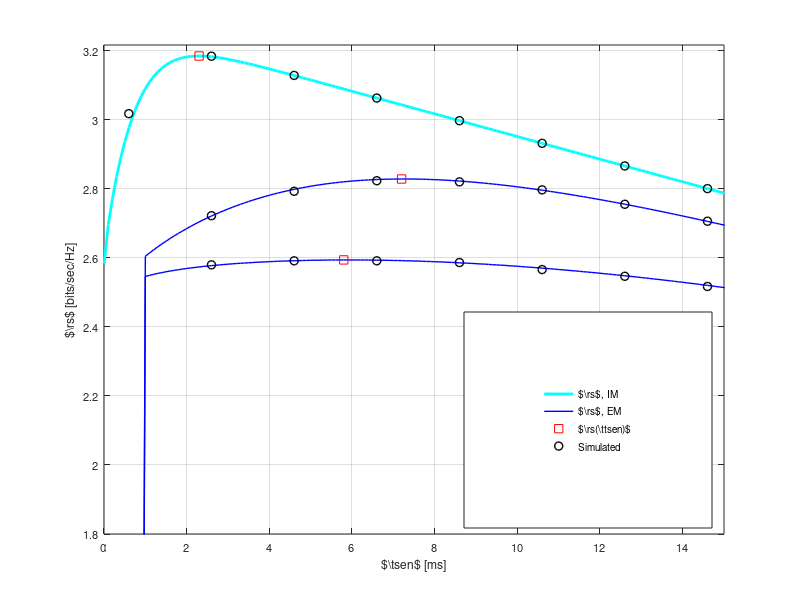

Recreate this plot in MATLAB. (Note: this script raises an error after producing the figure.)
%%%%%%%%%%%%%%%%%%%%%%%%%%%%%%%%%%%%%%%%%%%%%%%%%%%%%%%%%%%%%%%%%%%%%%%%%%%
%                                                      
%
%                                
%        Description: This m-file considers the Throughput-Sesning time 
%        tradeoff for the AWGN channel. In this m-script the short term analysis 
%        is investigated that is, considering invidual frame. 
%        Hence, the SNR is considered constant for the time interval 
%        (tau_est + tau_sen). 
%        This assumption however will become weak for lower SNR, because low
%        SNR regimes presents high tau_sen, leading to a low probability
%        that the channel remains constant.
%
%
%        Created on: 10.09.15
%        Revision History: 10.09.15 --> File generated   
%  
%%%%%%%%%%%%%%%%%%%%%%%%%%%%%%%%%%%%%%%%%%%%%%%%%%%%%%%%%%%%%%%%%%%%%%%%%%%

clear all;
close all;
clc;

sim = 00;                                  % Enable( = 1) to perform simulation, theoretical analysis
th = 00;                                  % disable ( = 0) to plot curves, data is read from a file
                                          % Theoretical anaylsis is also included of simulation as
                                          % numerical integration is involved
%%%%%%%%%%%%%%%%%%%%%%%%%%%%%%%%%%%%%%%%%%%%%%%%%%%%%%%%%%%%%%%%%%%%%%%%%%%
%   Parameters
%%%%%%%%%%%%%%%%%%%%%%%%%%%%%%%%%%%%%%%%%%%%%%%%%%%%%%%%%%%%%%%%%%%%%%%%%%%

P_full = 10^(+00/10);                     % Max Transmit power transmitted by ST 
P_p = 10^(+10/10);                        % Power transmitted by PT, the SNR received at ST 
                                          % varried using this parameter
noise_power = 10^(-100/10);               % noise power -100 dBm
f_s = 1e6;                                % 1 MHz one band
K = 0.1 * f_s;                            % K = Total number of samples in a frame = T * f_s, T = 100 ms WRAN standard
alpha_p_1 = 10^(-120/10);                 % True Path loss between ST and PR   
alpha_p_2 = 10^(-120/10);                 % True Path loss between PT and SR   
alpha_p_3 = 10^(-100/10);                 % True Path loss between ST and PR   
alpha_s = 10^(-090/10);                   % True Path loss between ST and SR 
P_H0 = 0.8;                               % Probability of Hypothesis 0
P_d_d = 0.90;                             % Constraint on Probability of detection P_d
theta_it = 10^(-110/10);                  % Interference temperature 
rho_pd = 0.05;                             % Outage contraint on the detection probability
rho_cont = 0.1;                           % Outage contraint on the controlled power


%%%%%%%%%%%%%%%%%%%%%%%%%%%%%%%%%%%%%%%%%%%%%%%%%%%%%%%%%%%%%%%%%%%%%%%%%%%
%   Simulation
%%%%%%%%%%%%%%%%%%%%%%%%%%%%%%%%%%%%%%%%%%%%%%%%%%%%%%%%%%%%%%%%%%%%%%%%%%%

if sim
     M = 1e4;                                       % Number of realizations 
     %% Simulations parameters
     N_est_hp1_sim = 1000;                          % N_est_th = number of samples used for estimation = tau * f_s
     N_est_hp3_sim = 1000;                          % N_est_th = number of samples used for estimation = tau * f_s 
     N_sen_sim = 600:2000:20000;                    % N = Total of samples used for estimation = tau * f_s 

     %epsilon_id_sim = zeros(1,length(N_sen_sim));   % Ideal threshold 

     P_f_id_sim = zeros(1,length(N_sen_sim));       % Probability of false alarm at ST for the ideal case
     P_d_id_sim = zeros(1,length(N_sen_sim));       % Probability of detection at ST for the ideal case

     P_f_em_sim = zeros(1,length(N_sen_sim));       % Probability of false alarm at ST for the EM case
     P_d_em_sim = zeros(1,length(N_sen_sim));       % Probability of detection at ST for the EM case
     
     
     P_reg_id_sim = zeros(1,length(N_sen_sim));     % Regulated power at the ST for the ideal case
     P_reg_em_sim = zeros(1,length(N_sen_sim));     % Regulated power at the ST for the EM case

       
     R_id_sim = zeros(1,length(N_sen_sim));         % Throughput at SR ideal case
     R_em_sim = zeros(1,length(N_sen_sim));         % Throughput at SR em case

     num_tp = 5000;                                 % Test point for evaluating P_d, P_f
     
     for i=1:length(N_sen_sim)
        disp(strcat('N_sen_sim = ',num2str(N_sen_sim(i)))); 
        P_rcvd_hp1_est_sim = zeros(1,M);                % Rcvd power samples under Hypothesis 1 
        P_rcvd_hp1_sen_H1_sim = zeros(1,M);             % Rcvd power samples under Hypothesis 1 
        P_rcvd_hp1_sen_H0_sim = zeros(1,M);             % Rcvd power samples under Hypothesis 1 
        P_rcvd_hp3_est_sim = zeros(1,M);                % Rcvd power samples under Hypothesis 1 
        
        epsilon_id_sim = 0;
        epsilon_em_sim = 0;
        
        
       %% Sensing Phase for EM model
       %% Sensing of channel h_p1
        parfor k=1:M 
            % Listens the received power from PT without additive noise amplitude (zero mean and noise variance) 
            samples = random('norm', 0, sqrt(P_p * alpha_p_1), 1, N_sen_sim(i)) + random('norm', 0, sqrt(noise_power), 1, N_sen_sim(i));
            P_rcvd_hp1_sen_H1_sim(k) = mean(samples.^2);                                  
        end 
        
        parfor k=1:M
            % Listens the received power P_reg without additive noise amplitude (zero mean and noise variance) 
            samples = random('norm', 0, sqrt(noise_power), 1, N_sen_sim(i));
            P_rcvd_hp1_sen_H0_sim(k) = mean(samples.^2);                                  
        end 

       %% Determining the performance metric R for ideal case and EM case
       %% Threshold     
        threshold_tp = linspace(min(P_rcvd_hp1_sen_H1_sim), mean(P_rcvd_hp1_sen_H1_sim),...
            num_tp);
        for k = length(threshold_tp):-1:1
            if (length(find(P_rcvd_hp1_sen_H1_sim > threshold_tp(k)))/M) >= P_d_d   
                epsilon_id_sim = threshold_tp(k);
                break;
            end
        end
        
       %% False alram probability and probability of detection
        P_f_id_sim(i) = length(find(P_rcvd_hp1_sen_H0_sim > epsilon_id_sim))/M;
        P_d_id_sim(i) = length(find(P_rcvd_hp1_sen_H1_sim > epsilon_id_sim))/M;
 
        
       %% Determine the regulated power
        P_reg_id_sim(i) = min(theta_it / ((1 - P_H0) * alpha_p_3), P_full);
        
                
       %% Expected Rate
        C_0_sim = log2(1 + alpha_s * P_full / noise_power); 
        C_1_sim = log2(1 + alpha_s * P_full / (P_p * alpha_p_2 +...
            noise_power) );
        C_2_sim = log2(1 + alpha_s * P_reg_id_sim(i) / noise_power); 
        C_3_sim = log2(1 + alpha_s * P_reg_id_sim(i) / (P_p * alpha_p_2 +...
            noise_power) );        

        R_id_sim(i) = (K - N_sen_sim(i))/K * (P_H0 * (1 -  P_f_id_sim(i)) *...
            C_0_sim +  (1 - P_H0) * (1 - P_d_id_sim(i)) * C_1_sim +... 
            P_H0 * P_f_id_sim(i) * C_2_sim + (1 - P_H0) * P_d_id_sim(i) * C_3_sim);  

       %% Estimation Phase for EM model
       if N_sen_sim(i) >= N_est_hp1_sim 
           %% Estimation of channel h_p1
            parfor k=1:M
                % Estimate the received power from PT with additive noise amplitude (zero mean and noise variance) 
                samples = random('norm', 0, sqrt(P_p * alpha_p_1), 1, N_est_hp1_sim) + random('norm', 0, sqrt(noise_power), 1, N_est_hp1_sim);
                P_rcvd_hp1_est_sim(k) = mean(samples.^2);                                  
            end 
            %% Estimation of channel h_p3
            parfor k=1:M
                % Estimate the received power from PT with additive noise amplitude (zero mean and noise variance) 
                samples = random('norm', 0, sqrt(P_p * alpha_p_3), 1, N_est_hp3_sim)  + random('norm', 0, sqrt(noise_power), 1, N_est_hp3_sim);
                P_rcvd_hp3_est_sim(k) = mean(samples.^2);                                  
            end      


           %% Threshold 
           threshold_tp = linspace(epsilon_id_sim * .1, epsilon_id_sim,...
            num_tp);
            P_d_variations = zeros(1,M);
            for k = 1:num_tp
                P_d_variations(:) = gammainc(N_sen_sim(i) * threshold_tp(k)./...
                    (2 * P_rcvd_hp1_est_sim), N_sen_sim(i)/2, 'upper');
                if (length(find(P_d_variations <= P_d_d))/M >= rho_pd)
                    epsilon_em_sim = threshold_tp(k);

                    break;
                end
            end
            
            rcvd_energy_pt = (noise_power + alpha_p_1 * P_p);
            epsilon_em_sim = 4 * rcvd_energy_pt * gammaincinv(1 - rho_pd, N_est_hp1_sim/2, 'upper') *...
                gammaincinv(P_d_d, N_sen_sim(i)/2, 'upper')/ (N_est_hp1_sim * N_sen_sim(i)); 

           %% Determine the regulated power                
            P_reg_tp = linspace(P_full, P_full * 1e-2, num_tp);        
            for k=1:num_tp
                P_rcvd_variations = (1 - P_H0) * (P_rcvd_hp3_est_sim - noise_power)/P_p .*...
                    ((1 - P_d_variations) * P_full + P_d_variations * P_reg_tp(k));  
                if length(find(P_rcvd_variations >= theta_it))/M <= rho_cont
                    P_reg_em_sim(i) = P_reg_tp(k); 
                    break;
                end                
            end     


           %% Determine the regulated power
            P_f_em_sim(i) = length(find(P_rcvd_hp1_sen_H0_sim > epsilon_em_sim))/M;
           %% Expected probability of detection is calculated
           %% as P_d is random variable;
            P_d_em_sim(i) = mean(P_d_variations);    

           %% Expected Rate
            [C_0_sim, C_1_sim] = calc_capacities(alpha_p_2 * P_p / noise_power,... 
                alpha_s * P_full / noise_power,...
                noise_power, N_est_hp3_sim);      

            if (P_reg_em_sim(i) ~= 0)
                % with power regulation at the ST
                [C_2_sim, C_3_sim] = calc_capacities(alpha_p_2 * P_p / noise_power,... 
                    alpha_s * P_reg_em_sim(i) / noise_power,...
                    noise_power, N_est_hp3_sim);
            else
                C_2_sim = 0;
                C_3_sim = 0;
            end

            R_em_sim(i) = (K - (N_est_hp3_sim) - N_sen_sim(i))/K *...
                (P_H0 * (1 -  P_f_em_sim(i)) * C_0_sim +  (1 - P_H0) * (1 - P_d_em_sim(i)) * C_1_sim +... 
                P_H0 * P_f_em_sim(i) * C_2_sim + (1 - P_H0) * P_d_em_sim(i) * C_3_sim);    
	else
	    R_em_sim(i) = 0;	
	end		
            
        disp(strcat('epsilon_id_sim = ',num2str(epsilon_id_sim)));   
        disp(strcat('P_reg_id_sim = ',num2str(P_reg_id_sim(i))));         
        disp(strcat('R_id_sim = ',num2str(R_id_sim(i)))); 
        disp(strcat('epsilon_em_sim = ',num2str(epsilon_em_sim))); 
        disp(strcat('P_reg_em_sim = ',num2str(P_reg_em_sim(i))));         
        disp(strcat('R_em_sim = ',num2str(R_em_sim(i)))); 
    	save('results_thr_sen_time_tradeoff_AWGN_P_full_p00_P_p_p05_pd_10_wo_nu_sim2.mat');
    end
    if ~th      % If theoretical analysis is already simulated the computation ends here.
        quit;
    end
end
    
%%%%%%%%%%%%%%%%%%%%%%%%%%%%%%%%%%%%%%%%%%%%%%%%%%%%%%%%%%%%%%%%%%%%%%%%%%%
%   Theoretical analysis
%%%%%%%%%%%%%%%%%%%%%%%%%%%%%%%%%%%%%%%%%%%%%%%%%%%%%%%%%%%%%%%%%%%%%%%%%%%
if th
    
 
   %% Theoretical parameters
    N_est_hp1_th = 1000;                               % N_est_th = number of samples used for estimation = tau_est_hp1 * f_s 
    N_est_hp3_th = 1000;                               % N_est_th = number of samples used for estimation = tau_est_hp3 * f_s 
    N_sen_th = [5:100:N_est_hp1_th-1,N_est_hp1_th:100:20000];                           % N = includes the time in samples, for the ideal case their is no
                                                       % estimation time hence sensing time = N_th and the throughput will 
                                                       % attain a nonzero value. For the accurate, the energy walls sensing 
                                                       % time begin after the estimation of the rcvd energy is performed.
                                                       % N_sen = N_th - N_est
    %epsilon_id_th = zeros(1,length(N_sen_th));         % Ideal threshold 
    %epsilon_em_th = zeros(1,length(N_sen_th));         % Estimation Model 

    
    P_f_id_th = zeros(1,length(N_sen_th));             % False Alarm Probability at ST for the ideal case
    P_d_id_th = zeros(1,length(N_sen_th));             % Detection Probability at ST for the ideal case
    P_f_em_th = zeros(1,length(N_sen_th));             % False Alarm Probability at ST for the EM case
    P_d_em_th = zeros(1,length(N_sen_th));             % Detection Probability at ST for the EM case

    P_reg_id_th = zeros(1,length(N_sen_th));           % Regulated power at the ST for the ideal case
    P_reg_em_th = zeros(1,length(N_sen_th));           % Regulated power at the ST for the EM case

    
    R_id_th = zeros(1,length(N_sen_th));               % Throughput at SR ideal case
    
    num_tp = 5000;                                    % Number of test points 
    
    %% Determine the energy walls
    % Accurarte energy  
    rcvd_energy_pt = (noise_power + alpha_p_1 * P_p);      
    rcvd_energy_pr = (noise_power + alpha_p_3 * P_p);      
    parfor i=1:length(N_sen_th)
        epsilon_id_th = 0;
        epsilon_em_th = 0;
        
    	warning off;
        disp(strcat('N_sen_th = ',num2str(N_sen_th(i))));     
        
       %% Determining the performance meteric R for all the different cases
       %% Ideal Model        
       %% Threshold  
       epsilon_id_th = gammaincinv(P_d_d, N_sen_th(i)/2, 'upper') * 2 * rcvd_energy_pt/ N_sen_th(i); 
              
       %% Probability of false alarm and probability of dectection
       P_f_id_th(i) = gammainc(N_sen_th(i)/2 * epsilon_id_th/ noise_power', N_sen_th(i)/2, 'upper');           
       P_d_id_th(i) = gammainc(N_sen_th(i)/2 * epsilon_id_th/ rcvd_energy_pt, N_sen_th(i)/2, 'upper'); 
  
      %% Determine the regulated power
       P_reg_id_th(i) = min(theta_it / ((1 - P_H0) * alpha_p_3), P_full);
       
       %% Expected Rate
        C_0_th = log2(1 + alpha_s * P_full / noise_power); 
        C_1_th = log2(1 + alpha_s * P_full / (P_p * alpha_p_2 +...
            noise_power) );
        C_2_th = log2(1 + alpha_s * P_reg_id_th(i) / (P_p * alpha_p_2 +...
            noise_power) );
        C_3_th = log2(1 + alpha_s * P_reg_id_th(i) / (P_p * alpha_p_2 +...
            noise_power) );
        
        R_id_th(i) = (K - N_sen_th(i))/K * (P_H0 * (1 -  P_f_id_th(i)) * C_0_th +...
            (1 - P_H0) * (1 - P_d_id_th(i)) * C_1_th + P_H0 * P_f_id_th(i) * C_2_th +...
            (1 - P_H0) * P_d_id_th(i) * C_3_th);   
        
        
       %% Estimation Model        
        if N_sen_th(i) >= N_est_hp3_th        
            
           %% Threshold 
            epsilon_em_th = 4 * rcvd_energy_pt * gammaincinv(1 - rho_pd, N_est_hp1_th/2, 'upper') *...
                gammaincinv(P_d_d, N_sen_th(i)/2, 'upper')/ (N_est_hp1_th * N_sen_th(i)); 

           %% Probability of false alarm and probability of dectection            
            P_f_em_th(i) = gammainc(N_sen_th(i)/2 * epsilon_em_th/ noise_power', N_sen_th(i)/2, 'upper');           
           
            %% Evaluate the intergral using the distribution function
            if 1
                x_pts = linspace(0,1,num_tp);
                CDF_pts = 1 - gammainc(N_est_hp1_th * N_sen_th(i) * epsilon_em_th./...
                    (4 * rcvd_energy_pt * gammaincinv(x_pts, N_sen_th(i)/2, 'upper')),...
                    N_est_hp1_th/2, 'upper'); 
                PDF_pts = diff(CDF_pts);
                P_d_em_th(i) = sum(PDF_pts .* x_pts(2:end));
            
            %% Earlier Appraoch
            else          
                func_exp_pd = @(t) t .*...
                            exp(gammaln(N_sen_th(i)/2) - gammaln(N_est_hp1_th/2) - ...
                             N_est_hp1_th * N_sen_th(i) * epsilon_em_th./...
                             (4 * rcvd_energy_pt * gammaincinv(t, N_sen_th(i)/2, 'upper')) +...
                             gammaincinv(t, N_sen_th(i)/2, 'upper') + N_est_hp1_th/2 * log(N_est_hp1_th * N_sen_th(i) *...
                             epsilon_em_th./(4 * rcvd_energy_pt * gammaincinv(t, N_sen_th(i)/2, 'upper'))) -...
                             N_sen_th(i)/2 * log(gammaincinv(t, N_sen_th(i)/2, 'upper')));
                P_d_em_th(i) = integral(func_exp_pd, 0 ,1);    
            end
            
       
           %% Determine the regulated power
            result = zeros(1, num_tp);
            if 1
                %gammainc(theta_it./((1 - t) * P_full  + t * test_points(k)) + noise_power,...
                         %N_est_hp3_th/2) .*;
                         % 
                P_reg_tp = linspace(P_full, P_full * 1e-2, num_tp);
                for k = 1:num_tp
                    func_dis_preg = @(t) (gammainc((theta_it * P_p ./((1 - P_H0) *...
                         ((1  - t) * P_full + t * P_reg_tp(k)))...
                        + noise_power) * N_est_hp3_th/ (2 * rcvd_energy_pr), N_est_hp3_th/2, 'upper')) .*...
                        exp(gammaln(N_sen_th(i)/2) - gammaln(N_est_hp1_th/2) - ...
                         N_est_hp1_th * N_sen_th(i) * epsilon_em_th./...
                         (4 * rcvd_energy_pt * gammaincinv(t, N_sen_th(i)/2, 'upper')) +...
                         gammaincinv(t, N_sen_th(i)/2, 'upper') + N_est_hp1_th/2 * log(N_est_hp1_th * N_sen_th(i) *...
                         epsilon_em_th./(4 * rcvd_energy_pt * gammaincinv(t, N_sen_th(i)/2, 'upper'))) -...
                         N_sen_th(i)/2 * log(gammaincinv(t, N_sen_th(i)/2, 'upper')));
                    result(k) = integral(func_dis_preg, 0, 1);
                    if result(k) <= rho_cont
                       P_reg_em_th(i) = P_reg_tp(k);
                        break;             
                    end
                end
            end 

           %% Expected Rate
            [C_0_th, C_1_th] = calc_capacities(alpha_p_2 * P_p / noise_power,... 
                alpha_s * P_full / noise_power,...
                noise_power, N_est_hp1_th);   


            if (P_reg_em_th(i) ~= 0)
                % with power regulation at the ST
                [C_2_th, C_3_th] = calc_capacities(alpha_p_2 * P_p/ noise_power,... 
                    alpha_s * P_reg_em_th(i)  / noise_power,...
                    noise_power, N_est_hp1_th);
            else
                C_2_th = 0;
                C_3_th = 0;
            end


            R_em_th(i) = (K - N_sen_th(i) -(N_est_hp3_th))/K * (P_H0 * (1 -  P_f_em_th(i)) * C_0_th +...
                (1 - P_H0) * (1 - P_d_em_th(i)) * C_1_th + P_H0 * P_f_em_th(i) * C_2_th +...
                (1 - P_H0) * P_d_em_th(i) * C_3_th);     
        else
            R_em_th(i) = 0;
        end
        
        disp(strcat('epsilon_id_th = ',num2str(epsilon_id_th)));         
        disp(strcat('P_reg_id_th = ',num2str(P_reg_id_th(i))));                 
        disp(strcat('R_id_th = ',num2str(R_id_th(i))));         
        disp(strcat('epsilon_em_th = ',num2str(epsilon_em_th))); 
        disp(strcat('P_reg_em_th = ',num2str(P_reg_em_th(i))));         
        disp(strcat('R_em_th = ',num2str(R_em_th(i))));
        
    end
    % Optimum throughput for the ideal model
    [R_id_opt index] = max(R_id_th);
    N_id_opt = N_sen_th(index);
    
    % Optimum throughput for the estimation model
    [R_em_opt index] = max(R_em_th);
    N_em_opt = N_sen_th(index);
    
    save('results_thr_sen_time_tradeoff_AWGN_P_full_p00_P_p_p10_pd_05_wo_nu_th2.mat');
    quit;
end

%%%%%%%%%%%%%%%%%%%%%%%%%%%%%%%%%%%%%%%%%%%%%%%%%%%%%%%%%%%%%%%%%%%%%
%             Sensing throughput tradeoff
%%%%%%%%%%%%%%%%%%%%%%%%%%%%%%%%%%%%%%%%%%%%%%%%%%%%%%%%%%%%%%%%%%%%%

%%%%%%%%%%%%%%%%%%%%%%%%%%%%%%%%%%%%%%%%%%%%%%%%%%%%%%%%%%%%%%%%%%%%%%%%%%%
%   Plot curves theoretical analysis
%%%%%%%%%%%%%%%%%%%%%%%%%%%%%%%%%%%%%%%%%%%%%%%%%%%%%%%%%%%%%%%%%%%%%%%%%%%


if 1
    load('results_thr_sen_time_tradeoff_AWGN_P_full_p00_P_p_p10_pd_10_wo_nu_th2.mat');
    load('results_thr_sen_time_tradeoff_AWGN_P_full_p00_P_p_p10_pd_10_wo_nu_sim2.mat');
    
    index_sim = 1:length(R_id_sim);
    index_th = 1:length(R_id_th) - 50;
    
    h1 = plot(N_sen_th * 1e-3, R_id_th, 'c', 'LineWidth',2);
    hold on,
    plot(N_id_opt * 1e-3, R_id_opt, 'rs', 'HandleVisibility','off');


    hold on,
    h2 = plot(N_sen_th * 1e-3, R_em_th, 'b', 'LineWidth',1);
    hold on,
    h3 = plot(N_em_opt * 1e-3, R_em_opt, 'rs', 'HandleVisibility','off');

    if 1
        %%%%%%%%%%%%%%%%%%%%%%%%%%%%%%%%%%%%%%%%%%%%%%%%%%%%%%%%%%%%%%%%%%%%%%%%%%%
        %   Plot curves simulation
        %%%%%%%%%%%%%%%%%%%%%%%%%%%%%%%%%%%%%%%%%%%%%%%%%%%%%%%%%%%%%%%%%%%%%%%%%%%
        hold on,
        h4 = plot(N_sen_sim * 1e-3, R_id_sim, 'ko', 'LineWidth',1);
        hold on,
        plot(N_sen_sim * 1e-3, R_em_sim, 'ko', 'LineWidth',1);
    end 
end

load('results_thr_sen_time_tradeoff_AWGN_P_full_p00_P_p_p10_pd_05_wo_nu_th2.mat');
load('results_thr_sen_time_tradeoff_AWGN_P_full_p00_P_p_p10_pd_05_wo_nu_sim2.mat');



hold on,
plot(N_sen_th * 1e-3, R_em_th, 'b', 'LineWidth', 1);
hold on,
plot(N_em_opt * 1e-3, R_em_opt, 'rs', 'HandleVisibility','off');

if 1
    %%%%%%%%%%%%%%%%%%%%%%%%%%%%%%%%%%%%%%%%%%%%%%%%%%%%%%%%%%%%%%%%%%%%%%%%%%%
    %   Plot curves simulation
    %%%%%%%%%%%%%%%%%%%%%%%%%%%%%%%%%%%%%%%%%%%%%%%%%%%%%%%%%%%%%%%%%%%%%%%%%%%
    hold on,
    plot(N_sen_sim * 1e-3, R_em_sim, 'ko', 'LineWidth',1);
end 


%%%%%%%%%%%%%%%%%%%%%%%%%%%%%%%%%%%%%%%%%%%%%%%%%%%%%%%%%%%%%%%%%%%%%%%%%%%
%   Plot curves cosmetic makeover
%%%%%%%%%%%%%%%%%%%%%%%%%%%%%%%%%%%%%%%%%%%%%%%%%%%%%%%%%%%%%%%%%%%%%%%%%%%
Fontsize = 8;
grid on;
axis([0 max(N_sen_th(index_th)) * 1e-3 1.8  max(R_id_opt) * 1.01]);
ylabel('$\rs$ [bits/sec/Hz]','FontSize',Fontsize);
xlabel('$\tsen$ [ms]','FontSize',Fontsize);
hl = legend([h1 h2 h3 h4],'$\rs$, IM', '$\rs$, EM',...
    '$\rs(\ttsen)$', 'Simulated');
set(hl, 'Location', 'SouthEast', 'FontSize', Fontsize);
set(hl, 'position',[0.58 0.12 0.31 0.36]);
set(gca,'FontSize',Fontsize);
laprint(1, '../figures/fig_thr_sen_time_tradeoff_AWGN', 'options', 'factory', 'width', 6, 'scalefonts',...
    'on', 'factor',0.5, 'keepfontprops', 'on');
